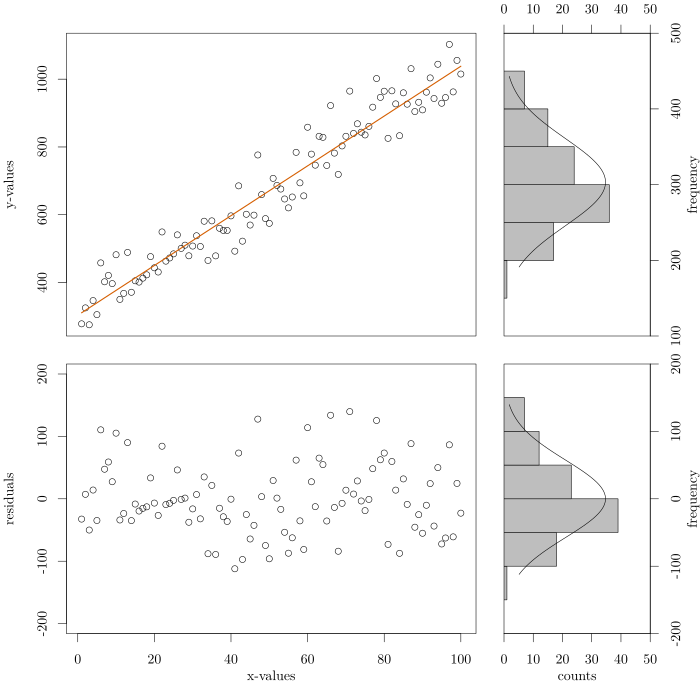

This figure's R source:
source('pkg/initalize.R', local = TRUE)
source('pkg/make_histogram.R', local = TRUE)

make_tikz = FALSE
if (make_tikz) tikzRexport('control_chart_with_histogram.tex')

# number N of random numbers
N = 100
set.seed(1)

x = seq(1, N, by = 1)
xerr = rnorm(N, mean = 10, sd = 2)
y = 7.3 * x + 8 + 30 * rnorm(N, mean = 10, sd = 2)

m1 <- lm(y~x)
intercept = as.numeric(coefficients(m1))[1]
slope = as.numeric(coefficients(m1))[2]

#fig=c(x1, x2, y1, y2)
#mar=c(bottom, left, top, right)

ylimmin =  100
ylimmax = 1300

# upper left
par(fig=c(0,0.68,0.52,1))
par(mar=c(0,4,2,0))
plot(x,y, #ylim = c(ylimmin,ylimmax),
     bty="o", xaxt="n", xlab="", ylab="")
lines(x, intercept + x*slope, lwd = 2, col = cb_vermillion)
mtext('y-values', side = 2, line = 3)

# upper right
par(fig=c(0.72,1,0.52,1), new=TRUE)
par(mar=c(0,0,2,3))
make_histogram(y-slope*x, 100, 500) # using the slope to normalize the data
axis(3)
axis(4)
mtext('counts',    side = 3, line = 2)
mtext('frequency', side = 4, line = 2)

# residual plots with different y limit
ylimmin = -200
ylimmax =  200

# lower left
par(fig=c(0,0.68,0,0.48), new=TRUE)
par(mar=c(4,4,0,0))
plot(m1$residuals, ylim = c(ylimmin,ylimmax), xlab = '', ylab = '')
mtext('x-values',   side = 1, line = 2)
mtext('residuals',  side = 2, line = 3)

# lower right
par(fig=c(0.72,1,0,0.48), new = TRUE)
par(mar=c(4,0,0,3))
make_histogram(m1$residuals, ylimmin, ylimmax)
axis(1)
axis(4)
mtext('counts',    side = 1, line = 2)
mtext('frequency', side = 4, line = 2)

if (make_tikz) dev.off()
